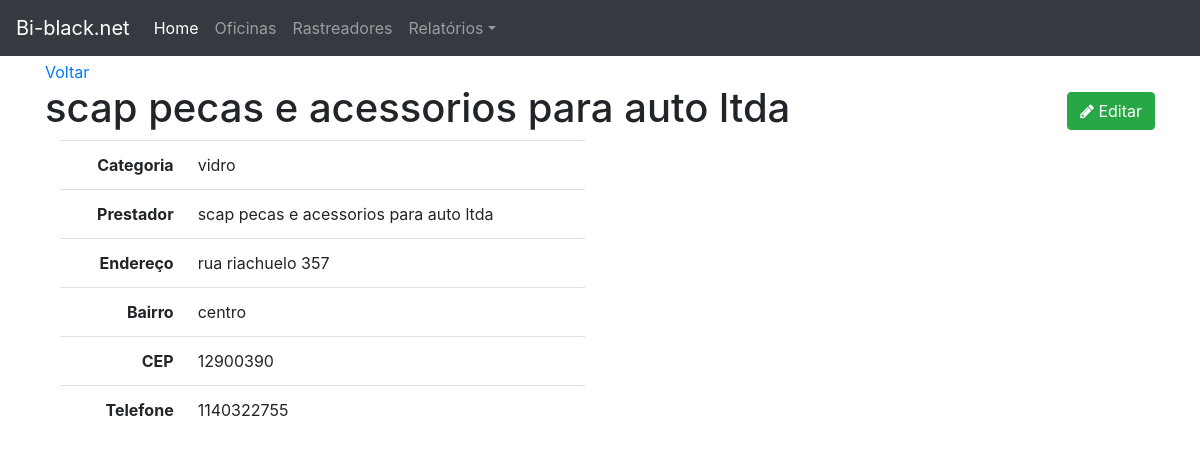
The page /21/ on the database as committed earlier.
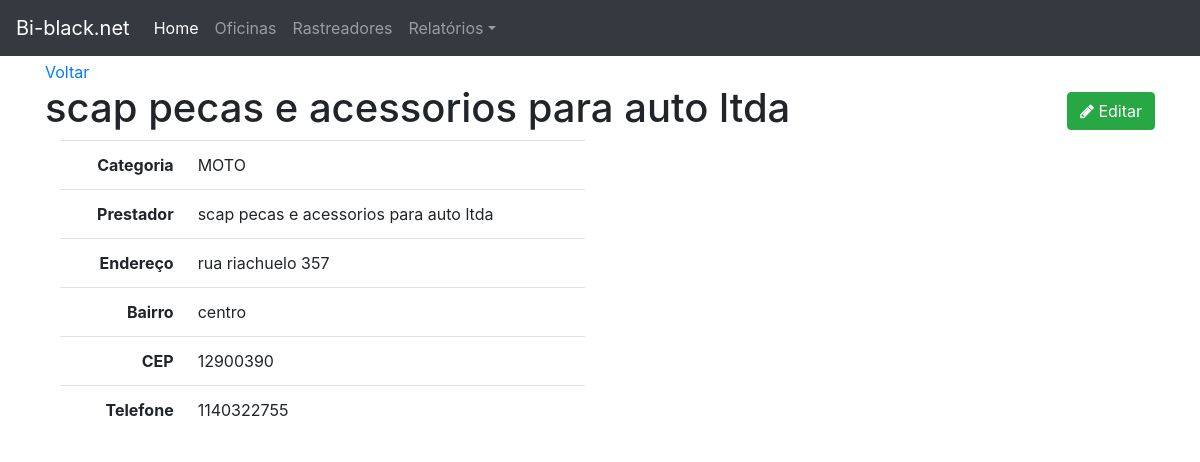
The same page on the database as committed later.
### buscaprest/models.py (models this page shows, shortened)
class Prestador(models.Model):
    CATEGORIA_CHOICES = (
        ('MOTO', 'Moto'),
        ('MECANICA', 'Mecanica'),
        ('FUNILARIA', 'Funilaria'),
        ('VIDRO', 'Vidro'),
    )
    categoria = models.CharField(max_length=60, choices=CATEGORIA_CHOICES, null=True, blank=True)
    prestador = models.CharField(max_length=60, null=True, blank=True)
    endereco = models.CharField(max_length=60, null=True, blank=True)
    bairro = models.CharField(max_length=60, null=True, blank=True)
    cidade = models.CharField(max_length=60, null=True, blank=True)
    cep = models.CharField(max_length=60, null=True, blank=True)
    telefone2 = models.CharField(max_length=60, null=True, blank=True)
    class Meta:
        db_table = 'prestador'
    def __str__(self):
        return self.prestador

### buscaprest/views.py (the view)
# urls.py: path('<int:pk>/', views.prestadores_detail, name='prestadores_detail'),
def prestadores_detail(request, pk):
    template_name = 'buscaprest/buscaprest_detail.html'
    obj = Prestador.objects.get(pk=pk)
    context = {'object': obj}
    return render(request, template_name, context)

### buscaprest/templates/buscaprest/buscaprest_detail.html
{% extends "base.html" %}
{% block content %}
<a href="{% url 'buscaprest:buscaprest_lista' %}">Voltar</a>
    <h1>{{ object }}
        <span class="pull-right">
            <a href="{% url 'buscaprest:prestadores_edit' object.pk  %}">
                <button type="button" class="btn btn-success">
                    <span class="fa fa-pencil"></span> Editar
                </button>
            </a>
        </span>
    </h1>
<div class="col-sm-6">
    <table class="table table-user-information">
        <tbody>
        <tr>
            <th class="text-right">Categoria</th>
            <td>{{object.categoria}}</td>
        </tr>
        <tr>
            <th class="text-right">Prestador</th>
            <td>{{object.prestador}}</td>
        </tr>
        <tr>
            <th class="text-right">Endereço</th>
            <td>{{object.endereco}}</td>
        </tr>
        <tr>
            <th class="text-right">Bairro</th>
            <td>{{object.bairro}}</td>
        </tr>
        <tr>
            <th class="text-right">CEP</th>
            <td>{{object.cep}}</td>
        </tr>
        <tr>
            <th class="text-right">Telefone</th>
            <td>{{object.telefone2}}</td>
        </tr>
        </tbody>
    </table>
</div>
{% endblock content %}

Rows that differ between the two databases and show on the page:
changed Prestador "scap pecas e acessorios para auto ltda": categoria "vidro" → "MOTO"
